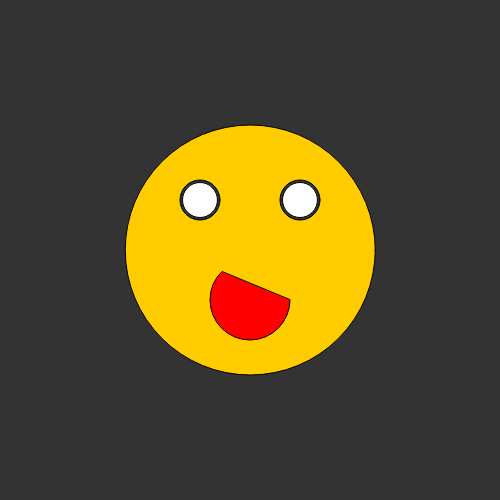
Frame 1 (no input)
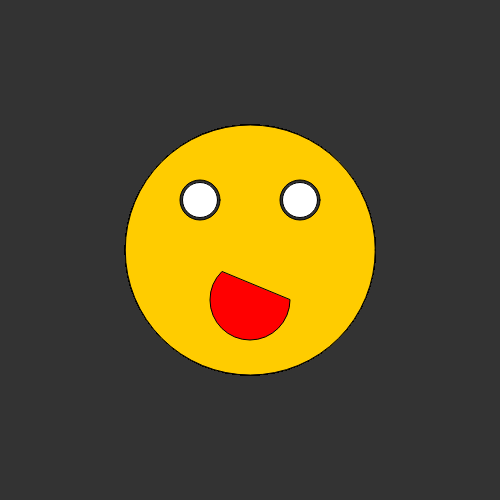
Frame 60 (no input)
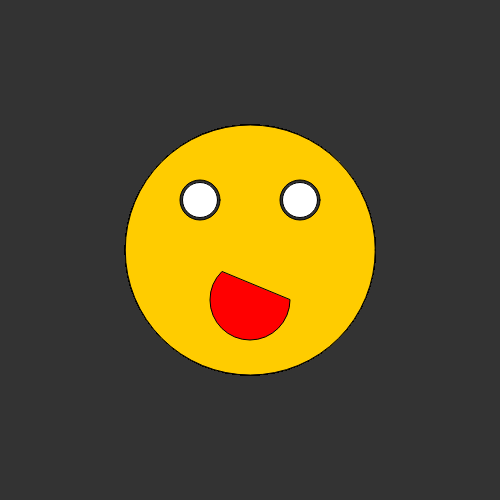
Frame 120 (the mouse pressed at the canvas centre since frame 60)

The p5.js sketch that drew these frames (run headless with seeded random() and noise() and a simulated clock; from frame 60 on, the mouse is pressed at the canvas centre):

// p5.js sketch
// ── sketch.js
function setup() {
  createCanvas(500,500)
  background(51);
}

function draw() {
  //Head
  ellipseMode(CENTER);
  fill(255,204,0);
  ellipse(250.250,250,250);
  //left eye
  fill(51);
  ellipse(200,200,40,40);
  //right eye
  fill(51);
  ellipse(300,200,40,40);
  //smile
  fill(255, 0, 0);
  arc(250, 300, 80, 80, 0, PI+QUARTER_PI, CHORD);
  //left pupil
  fill(255,255,255);
  ellipse(200,200,35,35);
  //right pupil
  fill(255,255,255);
  ellipse(300,200,35,35)
  
  //Dalini did the writing 
  //Justin did the driving
}
